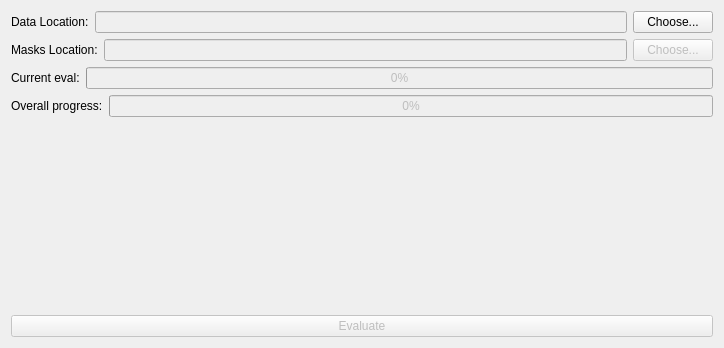
<?xml version="1.0" encoding="UTF-8"?>
<ui version="4.0">
 <class>ValidateUI</class>
 <widget class="QWidget" name="ValidateUI">
  <property name="geometry">
   <rect>
    <x>0</x>
    <y>0</y>
    <width>724</width>
    <height>348</height>
   </rect>
  </property>
  <property name="windowTitle">
   <string>Form</string>
  </property>
  <layout class="QVBoxLayout" name="verticalLayout">
   <item>
    <layout class="QHBoxLayout" name="horizontalLayout" stretch="0,0,0">
     <item>
      <widget class="QLabel" name="label">
       <property name="sizePolicy">
        <sizepolicy hsizetype="Preferred" vsizetype="Fixed">
         <horstretch>0</horstretch>
         <verstretch>0</verstretch>
        </sizepolicy>
       </property>
       <property name="text">
        <string>Data Location:</string>
       </property>
      </widget>
     </item>
     <item>
      <widget class="QLineEdit" name="data_location_Text">
       <property name="enabled">
        <bool>false</bool>
       </property>
      </widget>
     </item>
     <item>
      <widget class="QPushButton" name="data_choose_Button">
       <property name="text">
        <string>Choose...</string>
       </property>
      </widget>
     </item>
    </layout>
   </item>
   <item>
    <layout class="QHBoxLayout" name="horizontalLayout_2" stretch="0,0,0">
     <item>
      <widget class="QLabel" name="label_2">
       <property name="sizePolicy">
        <sizepolicy hsizetype="Preferred" vsizetype="Fixed">
         <horstretch>0</horstretch>
         <verstretch>0</verstretch>
        </sizepolicy>
       </property>
       <property name="text">
        <string>Masks Location:</string>
       </property>
      </widget>
     </item>
     <item>
      <widget class="QLineEdit" name="mask_location_Text">
       <property name="enabled">
        <bool>false</bool>
       </property>
      </widget>
     </item>
     <item>
      <widget class="QPushButton" name="mask_choose_Button">
       <property name="enabled">
        <bool>false</bool>
       </property>
       <property name="text">
        <string>Choose...</string>
       </property>
      </widget>
     </item>
    </layout>
   </item>
   <item>
    <layout class="QHBoxLayout" name="horizontalLayout_3">
     <item>
      <widget class="QLabel" name="currentProgress_Label">
       <property name="text">
        <string>Current eval:</string>
       </property>
      </widget>
     </item>
     <item>
      <widget class="QProgressBar" name="slice_progressBar">
       <property name="enabled">
        <bool>false</bool>
       </property>
       <property name="sizePolicy">
        <sizepolicy hsizetype="Expanding" vsizetype="Fixed">
         <horstretch>1</horstretch>
         <verstretch>0</verstretch>
        </sizepolicy>
       </property>
       <property name="value">
        <number>0</number>
       </property>
      </widget>
     </item>
    </layout>
   </item>
   <item>
    <layout class="QHBoxLayout" name="horizontalLayout_4">
     <item>
      <widget class="QLabel" name="label_4">
       <property name="text">
        <string>Overall progress:</string>
       </property>
      </widget>
     </item>
     <item>
      <widget class="QProgressBar" name="overall_progressBar">
       <property name="enabled">
        <bool>false</bool>
       </property>
       <property name="sizePolicy">
        <sizepolicy hsizetype="Expanding" vsizetype="Fixed">
         <horstretch>1</horstretch>
         <verstretch>0</verstretch>
        </sizepolicy>
       </property>
       <property name="value">
        <number>0</number>
       </property>
      </widget>
     </item>
    </layout>
   </item>
   <item>
    <widget class="QLabel" name="status_Label">
     <property name="text">
      <string/>
     </property>
    </widget>
   </item>
   <item>
    <spacer name="verticalSpacer">
     <property name="orientation">
      <enum>Qt::Vertical</enum>
     </property>
     <property name="sizeType">
      <enum>QSizePolicy::Expanding</enum>
     </property>
     <property name="sizeHint" stdset="0">
      <size>
       <width>20</width>
       <height>45</height>
      </size>
     </property>
    </spacer>
   </item>
   <item>
    <widget class="QPushButton" name="evaluate_Button">
     <property name="enabled">
      <bool>false</bool>
     </property>
     <property name="text">
      <string>Evaluate</string>
     </property>
    </widget>
   </item>
  </layout>
 </widget>
 <resources/>
 <connections/>
</ui>
